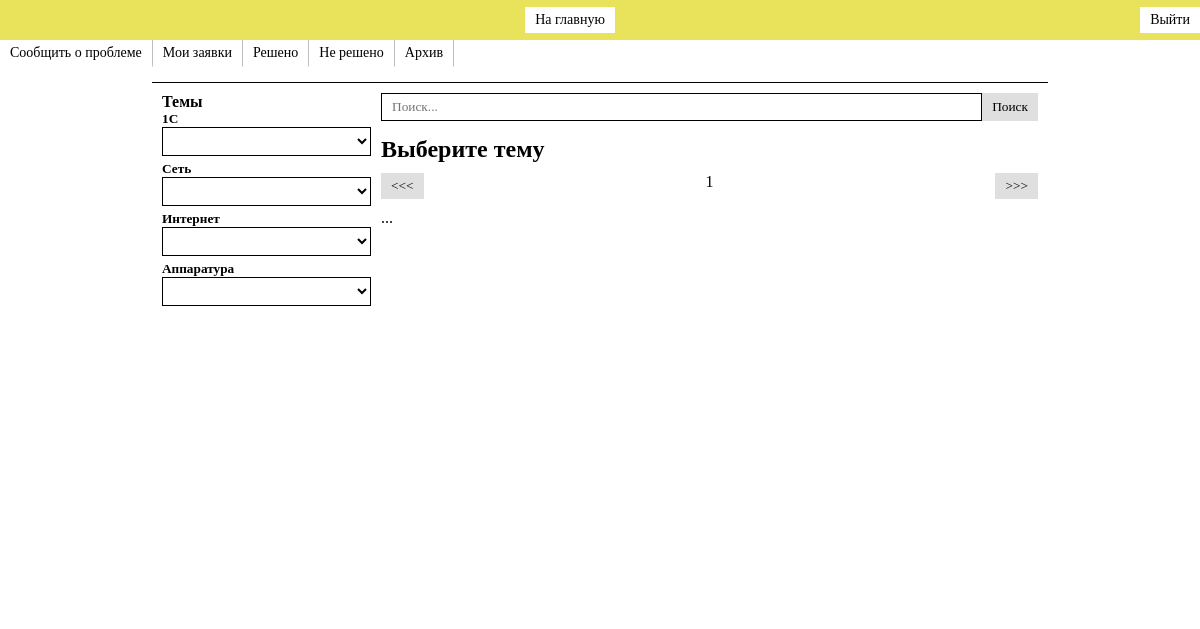
/php/PModer/arhive.php (signed in), run on the app's committed database.
### tables this page shows
CREATE TABLE `super_theme` (
  `id` int NOT NULL,
  `theme` varchar(64) NOT NULL
);

### php/PModer/arhive.php (the view, shortened to what this page needs)
<?php
require '../class/classList.php';
require '../header.php';
$supertheme = $mysqli->query("SELECT * FROM super_theme");
?>
<!DOCTYPE html>
<html lang="ru">
<head>
    <link rel="stylesheet" href="../../css/style.css">
    <link rel="stylesheet" href="../../css/input.css">
    <link rel="stylesheet" href="../../css/grid.css">
</head>
<body>
    <main class="flex col">
        <?php include '../select_menu.php'; ?>
        <div class="block mr-t15 grid gc1-3 g-gap">
            <div class="g-col1">
                <h3 class="textHead3">Темы</h3>
                <div class="flex col gap5 scroll vh60">
                    <?php
                        for($i=0;$i<$supertheme->num_rows;$i++){
                            $super=$supertheme->fetch_object();
                            $themes = $mysqli->query("SELECT themes.id, themes.theme FROM themes
                            JOIN super_theme_has_theme ON themes.id=super_theme_has_theme.id_theme
                            JOIN super_theme ON super_theme_has_theme.id_super_theme=super_theme.id
                            WHERE super_theme.id=".$super->id);
                            echo '<div class="">
                                <h5>'.$super->theme.'</h5>
                                    <select name="" id="" class="inp">
                                        <option value="" disabled selected></option>';
                                        for($j=0;$j<$themes->num_rows;$j++){
                                            $theme = $themes->fetch_object();
                                            echo '<option value="'.$theme->id.'">'.$theme->theme.'</option>';
                                        }
                            echo '</select>
                                </div>';
                        }
                    ?>
                </div>
            </div>
            <div class="g-col2">
                <div class="flex row width100p mr-b15 textGeneral">
                    <input title="Поиск осуществляется по выбранной теме" class="width100p inp" type="text" name="" id="searchField" placeholder="Поиск...">
                    <button id="search" class="btn-reset btn-default">Поиск</button>
                </div>
                <h2 id="selectedTheme" class="mr-b10">Выберите тему</h2>
                <div class="flex row space-btw mr-b10">
                    <button id="minusPage" class="btn-reset btn-default" style="cursor:pointer;"><<<</button>
                    <p id="countPage">1</p>
                    <button id="plusPage" class="btn-reset btn-default" style="cursor:pointer;">>>></button>
                </div>
                <div class="flex col gap10" id="results">
                    ...
                </div>
            </div>
        </div>
    </main>
</body>
</html>

### css/style.css (style rules this page uses)
* { margin: 0; padding: 0; background-color: white; font-family: Verdana; }
.textGeneral { font-size: 14px; }
.textHead3 { font-size: 16px; }
.mr-b10 { margin-bottom: 10px; }
.mr-b15 { margin-bottom: 15px; }
.mr-t15 { margin-top: 15px; }
.flex { display: flex; }
.col { flex-direction: column; }
.row { flex-direction: row; }
.space-btw { justify-content:space-between; }
.btn-reset { border: none; }
.btn-default { padding: 5px 10px; background-color: #dfdfdf; }
.gap5 { gap: 5px; }
.gap10 { gap: 10px; }
.block { border-top:1px solid black; width: 73%; align-self: center; padding: 10px; }
.width100p { width: 100%; }
.scroll { overflow-y: scroll; }
.vh60 { height: 60vh; }

### css/input.css (style rules this page uses)
.inp { padding: 5px 10px; width: 100%; border: 1px solid black; box-sizing: border-box; }

### css/grid.css (style rules this page uses)
.grid { display: grid; }
.g-gap { grid-column-gap: 10px; }
.gc1-3 { grid-template-columns: 1fr 75%; }
.g-col1 { grid-column: 1; }
.g-col2 { grid-column: 2; }

### data on the page
super_theme: theme "1С"
super_theme: theme "Сеть"
super_theme: theme "Интернет"
super_theme: theme "Аппаратура"
